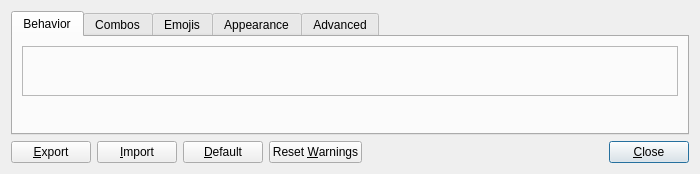
<?xml version="1.0" encoding="UTF-8"?>
<ui version="4.0">
 <class>PreferencesDialog</class>
 <widget class="QDialog" name="PreferencesDialog">
  <property name="geometry">
   <rect>
    <x>0</x>
    <y>0</y>
    <width>700</width>
    <height>174</height>
   </rect>
  </property>
  <property name="minimumSize">
   <size>
    <width>700</width>
    <height>0</height>
   </size>
  </property>
  <property name="windowTitle">
   <string>Preferences</string>
  </property>
  <layout class="QVBoxLayout" name="verticalLayout">
   <item>
    <widget class="QTabWidget" name="tabPreferences">
     <property name="currentIndex">
      <number>0</number>
     </property>
     <widget class="QWidget" name="tabBehavior">
      <attribute name="title">
       <string>Behavior</string>
      </attribute>
      <layout class="QVBoxLayout" name="verticalLayout_7">
       <item>
        <widget class="PrefsPaneBehavior" name="paneBehavior">
         <property name="minimumSize">
          <size>
           <width>0</width>
           <height>50</height>
          </size>
         </property>
         <property name="frameShape">
          <enum>QFrame::StyledPanel</enum>
         </property>
         <property name="frameShadow">
          <enum>QFrame::Raised</enum>
         </property>
        </widget>
       </item>
       <item>
        <spacer name="verticalSpacer">
         <property name="orientation">
          <enum>Qt::Vertical</enum>
         </property>
         <property name="sizeHint" stdset="0">
          <size>
           <width>20</width>
           <height>0</height>
          </size>
         </property>
        </spacer>
       </item>
      </layout>
     </widget>
     <widget class="QWidget" name="tabCombos">
      <attribute name="title">
       <string>Combos</string>
      </attribute>
      <layout class="QVBoxLayout" name="verticalLayout_3">
       <item>
        <widget class="PrefsPaneCombos" name="paneCombos">
         <property name="minimumSize">
          <size>
           <width>0</width>
           <height>50</height>
          </size>
         </property>
         <property name="frameShape">
          <enum>QFrame::StyledPanel</enum>
         </property>
         <property name="frameShadow">
          <enum>QFrame::Raised</enum>
         </property>
        </widget>
       </item>
       <item>
        <spacer name="verticalSpacer_2">
         <property name="orientation">
          <enum>Qt::Vertical</enum>
         </property>
         <property name="sizeHint" stdset="0">
          <size>
           <width>20</width>
           <height>0</height>
          </size>
         </property>
        </spacer>
       </item>
      </layout>
     </widget>
     <widget class="QWidget" name="tabEmojis">
      <attribute name="title">
       <string>Emojis</string>
      </attribute>
      <layout class="QVBoxLayout" name="verticalLayout_8">
       <item>
        <widget class="PrefsPaneEmojis" name="paneEmojis">
         <property name="minimumSize">
          <size>
           <width>0</width>
           <height>50</height>
          </size>
         </property>
         <property name="frameShape">
          <enum>QFrame::StyledPanel</enum>
         </property>
         <property name="frameShadow">
          <enum>QFrame::Raised</enum>
         </property>
        </widget>
       </item>
       <item>
        <spacer name="verticalSpacer_3">
         <property name="orientation">
          <enum>Qt::Vertical</enum>
         </property>
         <property name="sizeHint" stdset="0">
          <size>
           <width>20</width>
           <height>0</height>
          </size>
         </property>
        </spacer>
       </item>
      </layout>
     </widget>
     <widget class="QWidget" name="tabAppearance">
      <attribute name="title">
       <string>Appearance</string>
      </attribute>
      <layout class="QVBoxLayout" name="verticalLayout_9">
       <item>
        <widget class="PrefsPaneAppearance" name="paneAppearance">
         <property name="minimumSize">
          <size>
           <width>0</width>
           <height>50</height>
          </size>
         </property>
         <property name="frameShape">
          <enum>QFrame::StyledPanel</enum>
         </property>
         <property name="frameShadow">
          <enum>QFrame::Raised</enum>
         </property>
        </widget>
       </item>
       <item>
        <spacer name="verticalSpacer_4">
         <property name="orientation">
          <enum>Qt::Vertical</enum>
         </property>
         <property name="sizeHint" stdset="0">
          <size>
           <width>20</width>
           <height>0</height>
          </size>
         </property>
        </spacer>
       </item>
      </layout>
     </widget>
     <widget class="QWidget" name="tabAdvanced">
      <attribute name="title">
       <string>Advanced</string>
      </attribute>
      <layout class="QVBoxLayout" name="verticalLayout_4" stretch="0,0">
       <item>
        <widget class="PrefsPaneAdvanced" name="paneAdvanced">
         <property name="minimumSize">
          <size>
           <width>0</width>
           <height>50</height>
          </size>
         </property>
         <property name="frameShape">
          <enum>QFrame::StyledPanel</enum>
         </property>
         <property name="frameShadow">
          <enum>QFrame::Raised</enum>
         </property>
        </widget>
       </item>
       <item>
        <spacer name="verticalSpacer_5">
         <property name="orientation">
          <enum>Qt::Vertical</enum>
         </property>
         <property name="sizeType">
          <enum>QSizePolicy::Expanding</enum>
         </property>
         <property name="sizeHint" stdset="0">
          <size>
           <width>667</width>
           <height>0</height>
          </size>
         </property>
        </spacer>
       </item>
      </layout>
     </widget>
    </widget>
   </item>
   <item>
    <layout class="QHBoxLayout" name="horizontalLayout">
     <item>
      <widget class="QPushButton" name="buttonExport">
       <property name="toolTip">
        <string>Reset the preferences to their default values.</string>
       </property>
       <property name="text">
        <string>&amp;Export</string>
       </property>
       <property name="autoDefault">
        <bool>false</bool>
       </property>
      </widget>
     </item>
     <item>
      <widget class="QPushButton" name="buttonImport">
       <property name="toolTip">
        <string>Reset the preferences to their default values.</string>
       </property>
       <property name="text">
        <string>&amp;Import</string>
       </property>
       <property name="autoDefault">
        <bool>false</bool>
       </property>
      </widget>
     </item>
     <item>
      <widget class="QPushButton" name="buttonDefaults">
       <property name="toolTip">
        <string>Reset the preferences to their default values.</string>
       </property>
       <property name="text">
        <string>&amp;Default</string>
       </property>
       <property name="autoDefault">
        <bool>false</bool>
       </property>
      </widget>
     </item>
     <item>
      <widget class="QPushButton" name="buttonResetWarnings">
       <property name="toolTip">
        <string>Reset the preferences to their default values.</string>
       </property>
       <property name="text">
        <string>Reset &amp;Warnings</string>
       </property>
       <property name="autoDefault">
        <bool>false</bool>
       </property>
      </widget>
     </item>
     <item>
      <spacer name="horizontalSpacer">
       <property name="orientation">
        <enum>Qt::Horizontal</enum>
       </property>
       <property name="sizeHint" stdset="0">
        <size>
         <width>0</width>
         <height>10</height>
        </size>
       </property>
      </spacer>
     </item>
     <item>
      <widget class="QPushButton" name="buttonClose">
       <property name="text">
        <string>&amp;Close</string>
       </property>
       <property name="default">
        <bool>true</bool>
       </property>
      </widget>
     </item>
    </layout>
   </item>
  </layout>
 </widget>
 <customwidgets>
  <customwidget>
   <class>PrefsPaneEmojis</class>
   <extends>QFrame</extends>
   <header>Preferences/Panes/PrefsPaneEmojis.h</header>
   <container>1</container>
  </customwidget>
  <customwidget>
   <class>PrefsPaneAppearance</class>
   <extends>QFrame</extends>
   <header>Preferences/Panes/PrefsPaneAppearance.h</header>
   <container>1</container>
  </customwidget>
  <customwidget>
   <class>PrefsPaneCombos</class>
   <extends>QFrame</extends>
   <header>Preferences/Panes/PrefsPaneCombos.h</header>
   <container>1</container>
  </customwidget>
  <customwidget>
   <class>PrefsPaneBehavior</class>
   <extends>QFrame</extends>
   <header>Preferences/Panes/PrefsPaneBehavior.h</header>
   <container>1</container>
  </customwidget>
  <customwidget>
   <class>PrefsPaneAdvanced</class>
   <extends>QFrame</extends>
   <header>Preferences/Panes/PrefsPaneAdvanced.h</header>
   <container>1</container>
  </customwidget>
 </customwidgets>
 <tabstops>
  <tabstop>buttonExport</tabstop>
  <tabstop>buttonImport</tabstop>
  <tabstop>buttonDefaults</tabstop>
  <tabstop>buttonResetWarnings</tabstop>
  <tabstop>buttonClose</tabstop>
  <tabstop>tabPreferences</tabstop>
 </tabstops>
 <resources/>
 <connections>
  <connection>
   <sender>buttonClose</sender>
   <signal>clicked()</signal>
   <receiver>PreferencesDialog</receiver>
   <slot>onClose()</slot>
   <hints>
    <hint type="sourcelabel">
     <x>689</x>
     <y>417</y>
    </hint>
    <hint type="destinationlabel">
     <x>355</x>
     <y>264</y>
    </hint>
   </hints>
  </connection>
  <connection>
   <sender>buttonDefaults</sender>
   <signal>clicked()</signal>
   <receiver>PreferencesDialog</receiver>
   <slot>onResetToDefaultValues()</slot>
   <hints>
    <hint type="sourcelabel">
     <x>246</x>
     <y>417</y>
    </hint>
    <hint type="destinationlabel">
     <x>320</x>
     <y>255</y>
    </hint>
   </hints>
  </connection>
  <connection>
   <sender>buttonResetWarnings</sender>
   <signal>clicked()</signal>
   <receiver>PreferencesDialog</receiver>
   <slot>onResetWarnings()</slot>
   <hints>
    <hint type="sourcelabel">
     <x>341</x>
     <y>417</y>
    </hint>
    <hint type="destinationlabel">
     <x>246</x>
     <y>288</y>
    </hint>
   </hints>
  </connection>
  <connection>
   <sender>buttonExport</sender>
   <signal>clicked()</signal>
   <receiver>PreferencesDialog</receiver>
   <slot>onExport()</slot>
   <hints>
    <hint type="sourcelabel">
     <x>84</x>
     <y>417</y>
    </hint>
    <hint type="destinationlabel">
     <x>48</x>
     <y>283</y>
    </hint>
   </hints>
  </connection>
  <connection>
   <sender>buttonImport</sender>
   <signal>clicked()</signal>
   <receiver>PreferencesDialog</receiver>
   <slot>onImport()</slot>
   <hints>
    <hint type="sourcelabel">
     <x>165</x>
     <y>417</y>
    </hint>
    <hint type="destinationlabel">
     <x>3</x>
     <y>246</y>
    </hint>
   </hints>
  </connection>
 </connections>
 <slots>
  <slot>onClose()</slot>
  <slot>onResetToDefaultValues()</slot>
  <slot>onPlaySoundOnComboCheckChanged()</slot>
  <slot>onAutoStartCheckChanged()</slot>
  <slot>onAutoCheckForUpdatesCheckChanged()</slot>
  <slot>onUseCustomThemeCheckChanged()</slot>
  <slot>onChangeComboListFolder()</slot>
  <slot>onResetComboListFolder()</slot>
  <slot>onLocaleChanged()</slot>
  <slot>onChangeComboTriggerShortcut()</slot>
  <slot>onResetComboTriggerShortcut()</slot>
  <slot>onAutoBackupCheckChanged()</slot>
  <slot>onRestoreBackup()</slot>
  <slot>updateGui()</slot>
  <slot>onResetWarnings()</slot>
  <slot>onEditSensitiveApplications()</slot>
  <slot>onEditEmojiExcludedApplications()</slot>
  <slot>onChangeComboPickerShortcut()</slot>
  <slot>onResetComboPickerShortcut()</slot>
  <slot>onOpenComboListFolder()</slot>
  <slot>onCheckAutoCheckForUpdates(bool)</slot>
  <slot>onCheckAutoStart(bool)</slot>
  <slot>onCheckPlaySoundOnCombo(bool)</slot>
  <slot>onRadioAutomaticComboTrigger(bool)</slot>
  <slot>onCheckEnableComboPicker(bool)</slot>
  <slot>onCheckEnableEmojiShortcodes(bool)</slot>
  <slot>onEmojiLeftDelimiterChanged(QString)</slot>
  <slot>onEmojiRightDelimiterChanged(QString)</slot>
  <slot>onComboLanguageValueChanged(int)</slot>
  <slot>onCheckUseCustomTheme(bool)</slot>
  <slot>onSpinDelayBetweenKeystrokesChanged(int)</slot>
  <slot>onCheckAutoBackup(bool)</slot>
  <slot>onCheckWriteDebugLogFile(bool)</slot>
  <slot>onCheckUseCustomSound(bool)</slot>
  <slot>onChangeCustomSound()</slot>
  <slot>onPlaySoundButton()</slot>
  <slot>onOpenTranslationFolder()</slot>
  <slot>onRefreshLanguageList()</slot>
  <slot>onChangeAppEnableDisableShortcut()</slot>
  <slot>onResetAppEnableDisableShortcut()</slot>
  <slot>onCheckEnableAppEnableDisableShortcut(bool)</slot>
  <slot>onExport()</slot>
  <slot>onImport()</slot>
  <slot>onCheckUseCustomBackupLocation(bool)</slot>
  <slot>onChangeCustomBackupLocation()</slot>
  <slot>onCheckUseLegacyCopyPaste()</slot>
  <slot>onCheckComboTriggersOnSpace(bool)</slot>
  <slot>onCheckKeepFinalSpace(bool)</slot>
  <slot>onChangeCustomPowershellVersion()</slot>
  <slot>onEditCustomPowershellVersion(QString)</slot>
  <slot>onCheckUseCustomPowerShellVersion(bool)</slot>
  <slot>onComboThemeValueChanged(int)</slot>
  <slot>onChangeDefaultMatchingMode()</slot>
  <slot>onCheckUseShiftInsertForPasting()</slot>
  <slot>onChangeDefaultCaseSensitivity()</slot>
  <slot>onCheckShowEmojisInPickerWindow(bool)</slot>
 </slots>
</ui>
